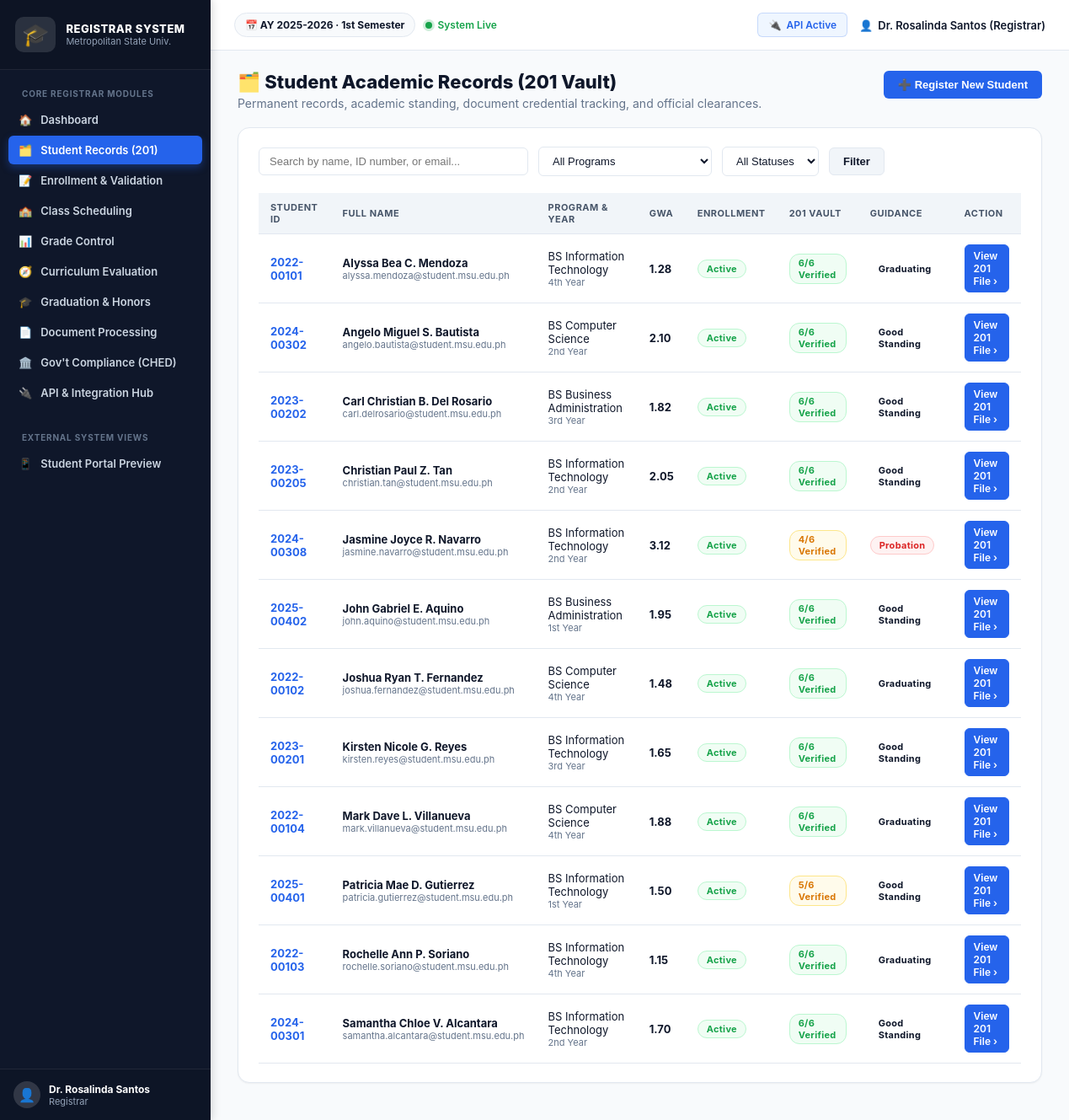
The app's page /student_records.php with its own data.
### tables this page shows
CREATE TABLE `settings` (
  `key` varchar(50) NOT NULL,
  `value` text NOT NULL,
  `description` varchar(255) DEFAULT NULL,
  PRIMARY KEY (`key`)
);

CREATE TABLE `student_profile` (
  `user_id` int(11) NOT NULL,
  `program` varchar(100) NOT NULL DEFAULT 'BS Information Technology',
  `year_level` varchar(50) NOT NULL DEFAULT '1st Year',
  `curriculum_year` varchar(20) NOT NULL DEFAULT '2023-2027',
  `average_grade` decimal(4,2) DEFAULT NULL,
  `academic_status` enum('Good Standing','Probation','Graduating','Graduated','Disqualified') NOT NULL DEFAULT 'Good Standing',
  `enrollment_status` enum('Active','On-Leave','Dropped','Dismissed','Graduated') NOT NULL DEFAULT 'Active',
  `completed_units` int(11) NOT NULL DEFAULT 0,
  `units_remaining` int(11) NOT NULL DEFAULT 144,
  `guidance_clearance_status` enum('Cleared','Pending','Flagged') NOT NULL DEFAULT 'Cleared',
  `guidance_notes` text DEFAULT NULL,
  `contact_number` varchar(30) DEFAULT NULL,
  `address` text DEFAULT NULL,
  `birth_date` date DEFAULT NULL,
  `gender` enum('Male','Female') NOT NULL DEFAULT 'Female',
  PRIMARY KEY (`user_id`),
  CONSTRAINT `student_profile_ibfk_1` FOREIGN KEY (`user_id`) REFERENCES `user` (`id`) ON DELETE CASCADE
);

CREATE TABLE `user` (
  `id` int(11) NOT NULL AUTO_INCREMENT,
  `student_id_number` varchar(30) DEFAULT NULL,
  `name` varchar(150) NOT NULL,
  `email` varchar(150) NOT NULL,
  `password` varchar(255) NOT NULL,
  `role` enum('admin','registrar','student','faculty','guidance') NOT NULL DEFAULT 'student',
  `status` enum('active','inactive') NOT NULL DEFAULT 'active',
  `created_at` datetime NOT NULL DEFAULT current_timestamp(),
  PRIMARY KEY (`id`),
  UNIQUE KEY `email` (`email`),
  UNIQUE KEY `student_id_number` (`student_id_number`)
);

### student_records.php (the view, shortened to what this page needs)
<?php
require 'config.php';
$viewId = isset($_GET['id']) ? (int) $_GET['id'] : 0;
if ($viewId === 0) {
    $q = trim($_GET['q'] ?? '');
    $sql = "SELECT u.id, u.student_id_number, u.name, u.email, sp.program, sp.year_level, sp.enrollment_status, sp.academic_status, sp.average_grade,
                   (SELECT COUNT(*) FROM document_credentials dc WHERE dc.student_id = u.id AND dc.status = 'Verified') AS verified_count,
                   (SELECT COUNT(*) FROM document_credentials dc WHERE dc.student_id = u.id) AS total_docs
            FROM `user` u
            LEFT JOIN student_profile sp ON sp.user_id = u.id
            WHERE u.role = 'student'";
    $params = [];
    $sql .= " ORDER BY u.name ASC";
    $stmt = $pdo->prepare($sql);
    $stmt->execute($params);
    $students = $stmt->fetchAll();
}
?>
<!doctype html>
<html lang="en">
<head>
  <link rel="stylesheet" href="dashboard.css">
</head>
<body class="dashboard-body">
  <?php render_sidebar('student_records.php'); ?>
  <div class="dash-main">
    <?php render_topbar($pdo, 'Student Records (201 File)'); ?>
    <div class="dash-content">
      <?php if ($viewId === 0): ?>
        <div class="dash-heading-row">
          <div>
            <h1 class="dash-heading">🗂️ Student Academic Records (201 Vault)</h1>
            <p class="dash-subheading">Permanent records, academic standing, document credential tracking, and official clearances.</p>
          </div>
          <div>
            <button class="btn btn-primary" onclick="document.getElementById('newStudentModal').style.display='block'">➕ Register New Student</button>
          </div>
        </div>
        <div class="dash-panel">
          <form method="get" class="search-bar" style="flex-wrap:wrap;gap:12px;margin-bottom:20px;">
            <input type="text" name="q" placeholder="Search by name, ID number, or email..." value="<?php echo htmlspecialchars($q); ?>" style="flex:1;min-width:250px;">
            <select name="program" style="width:auto;min-width:200px;">
              <option value="">All Programs</option>
            </select>
            <select name="status" style="width:auto;">
              <option value="">All Statuses</option>
            </select>
            <button type="submit" class="btn btn-secondary">Filter</button>
          </form>
          <?php if (!$students): ?>
            <div style="text-align:center;padding:40px;color:#64748b;">
              <p style="font-size:16px;margin:0;">No student records found matching the query.</p>
            </div>
          <?php else: ?>
            <div class="table-responsive">
              <table class="table-simple">
                <thead>
                  <tr>
                    <th>Student ID</th>
                    <th>Full Name</th>
                    <th>Program &amp; Year</th>
                    <th>GWA</th>
                    <th>Enrollment</th>
                    <th>201 Vault</th>
                    <th>Guidance</th>
                    <th>Action</th>
                  </tr>
                </thead>
                <tbody>
                  <?php foreach ($students as $s):
                    $vaultRatio = ($s['total_docs'] > 0) ? "{$s['verified_count']}/{$s['total_docs']}" : "0/0";
                    $isComplete = ($s['total_docs'] > 0 && $s['verified_count'] === $s['total_docs']);
                  ?>
                  <tr>
                    <td><strong style="color:var(--accent);"><?php echo htmlspecialchars($s['student_id_number'] ?: 'NO-ID'); ?></strong></td>
                    <td>
                      <div style="font-weight:700;"><?php echo htmlspecialchars($s['name']); ?></div>
                      <div style="font-size:11px;color:#64748b;"><?php echo htmlspecialchars($s['email']); ?></div>
                    </td>
                    <td>
                      <div><?php echo htmlspecialchars($s['program'] ?? 'Not set'); ?></div>
                      <div style="font-size:11px;color:#64748b;"><?php echo htmlspecialchars($s['year_level'] ?? '1st Year'); ?></div>
                    </td>
                    <td><strong><?php echo $s['average_grade'] ? number_format((float)$s['average_grade'], 2) : '—'; ?></strong></td>
                    <td><span class="badge badge-<?php echo strtolower(str_replace([' ', '-'], '_', $s['enrollment_status'] ?? 'active')); ?>"><?php echo htmlspecialchars($s['enrollment_status'] ?? 'Active'); ?></span></td>
                    <td>
                      <span class="badge <?php echo $isComplete ? 'badge-verified' : 'badge-pending'; ?>">
                        <?php echo $vaultRatio; ?> verified
                      </span>
                    </td>
                    <td><span class="badge badge-<?php echo strtolower($s['academic_status'] ?? 'good_standing'); ?>"><?php echo htmlspecialchars($s['academic_status'] ?? 'Good Standing'); ?></span></td>
                    <td>
                      <a href="student_records.php?id=<?php echo $s['id']; ?>" class="btn-small primary">View 201 File ›</a>
                    </td>
                  </tr>
                  <?php endforeach; ?>
                </tbody>
              </table>
            </div>
          <?php endif; ?>
        </div>
      <?php endif; ?>
    </div>
  </div>
</body>
</html>

### config.php (shortened to what this page needs)
<?php
function get_setting(PDO $pdo, string $key, string $default = ''): string
{
    $stmt = $pdo->prepare("SELECT `value` FROM `settings` WHERE `key` = ?");
    $stmt->execute([$key]);
    $val = $stmt->fetchColumn();
    $result = ($val !== false && $val !== null) ? (string)$val : $default;
    return $result;
}
function render_sidebar(string $activePage): void
{
    $navItems = [
        ['file' => 'admin_dashboard.php',        'icon' => '🏠', 'label' => 'Dashboard'],
        ['file' => 'student_records.php',        'icon' => '🗂️', 'label' => 'Student Records (201)'],
        ['file' => 'enrollment_validation.php',  'icon' => '📝', 'label' => 'Enrollment & Validation'],
        ['file' => 'class_scheduling.php',       'icon' => '🏫', 'label' => 'Class Scheduling'],
        ['file' => 'grade_control.php',          'icon' => '📊', 'label' => 'Grade Control'],
        ['file' => 'curriculum_evaluation.php',  'icon' => '🧭', 'label' => 'Curriculum Evaluation'],
        ['file' => 'graduation_audit.php',       'icon' => '🎓', 'label' => 'Graduation & Honors'],
        ['file' => 'document_processing.php',    'icon' => '📄', 'label' => 'Document Processing'],
        ['file' => 'government_compliance.php',  'icon' => '🏛️', 'label' => 'Gov\'t Compliance (CHED)'],
        ['file' => 'integration_hub.php',        'icon' => '🔌', 'label' => 'API & Integration Hub'],
    ];
    $currentUser = $_SESSION['user_name'] ?? 'Registrar';
    $role = $_SESSION['user_role'] ?? 'registrar';
    echo '<aside class="dash-sidebar">';
    echo '  <div class="dash-brand">';
    echo '    <span class="cap-logo">🎓</span>';
    echo '    <div class="brand-text">';
    echo '      <div class="brand-title">REGISTRAR SYSTEM</div>';
    echo '      <div class="brand-sub">Metropolitan State Univ.</div>';
    echo '    </div>';
    echo '  </div>';
    echo '  <nav class="dash-nav">';
    echo '    <div class="nav-section-title">CORE REGISTRAR MODULES</div>';
    foreach ($navItems as $item) {
        $isActive = ($activePage === $item['file']) ? ' active' : '';
        echo '    <a href="' . htmlspecialchars($item['file']) . '" class="' . $isActive . '">';
        echo '      <span class="ic">' . $item['icon'] . '</span> ' . htmlspecialchars($item['label']);
        echo '    </a>';
    }
    echo '    <div class="nav-section-title" style="margin-top:14px;">EXTERNAL SYSTEM VIEWS</div>';
    $studActive = ($activePage === 'student_dashboard.php') ? ' active' : '';
    echo '    <a href="student_dashboard.php" class="' . $studActive . '">';
    echo '      <span class="ic">📱</span> Student Portal Preview';
    echo '    </a>';
    echo '  </nav>';
    echo '  <div class="dash-sidebar-footer">';
    echo '    <div class="user-chip">';
    echo '      <div class="avatar-circle">👤</div>';
    echo '      <div class="user-info">';
    echo '        <div class="user-name">' . htmlspecialchars($currentUser) . '</div>';
    echo '        <div class="user-role">' . htmlspecialchars(ucfirst($role)) . '</div>';
    echo '      </div>';
    echo '    </div>';
    echo '  </div>';
    echo '</aside>';
}
function render_topbar(PDO $pdo, string $title = 'Registrar Portal'): void
{
    $sy = get_setting($pdo, 'current_school_year', '2025-2026');
    $sem = get_setting($pdo, 'current_semester', '1st Semester');
    $userName = $_SESSION['user_name'] ?? 'Registrar';
    $role = $_SESSION['user_role'] ?? 'registrar';
    echo '<header class="dash-topbar">';
    echo '  <div class="topbar-left">';
    echo '    <span class="term-pill">📅 AY ' . htmlspecialchars($sy) . ' &middot; ' . htmlspecialchars($sem) . '</span>';
    echo '    <span class="system-status-indicator"><span class="pulse-dot"></span> System Live</span>';
    echo '  </div>';
    echo '  <div class="dash-right">';
    echo '    <a href="integration_hub.php" class="topbar-btn" title="API Status"><span class="ic">🔌</span> API Active</a>';
    echo '    <span class="user-badge"><span class="avatar-sm">👤</span> ' . htmlspecialchars($userName) . ' (' . htmlspecialchars(ucfirst($role)) . ')</span>';
    echo '  </div>';
    echo '</header>';
}

### records on screen
settings: value "2025-2026"
settings: value "1st Semester"
student_profile: user_id.student_id_number "2022-00101", user_id.name "Alyssa Bea C. Mendoza", user_id.email "alyssa.mendoza@student.msu.edu.ph", program "BS Information Technology", year_level "4th Year", average_grade "1.28", enrollment_status "Active", vaultRatio "6/6", academic_status "Graduating"
student_profile: user_id.student_id_number "2024-00302", user_id.name "Angelo Miguel S. Bautista", user_id.email "angelo.bautista@student.msu.edu.ph", program "BS Computer Science", year_level "2nd Year", average_grade "2.10", enrollment_status "Active", vaultRatio "6/6", academic_status "Good Standing"
student_profile: user_id.student_id_number "2023-00202", user_id.name "Carl Christian B. Del Rosario", user_id.email "carl.delrosario@student.msu.edu.ph", program "BS Business Administration", year_level "3rd Year", average_grade "1.82", enrollment_status "Active", vaultRatio "6/6", academic_status "Good Standing"
student_profile: user_id.student_id_number "2023-00205", user_id.name "Christian Paul Z. Tan", user_id.email "christian.tan@student.msu.edu.ph", program "BS Information Technology", year_level "2nd Year", average_grade "2.05", enrollment_status "Active", vaultRatio "6/6", academic_status "Good Standing"
student_profile: user_id.student_id_number "2024-00308", user_id.name "Jasmine Joyce R. Navarro", user_id.email "jasmine.navarro@student.msu.edu.ph", program "BS Information Technology", year_level "2nd Year", average_grade "3.12", enrollment_status "Active", vaultRatio "4/6", academic_status "Probation"
student_profile: user_id.student_id_number "2025-00402", user_id.name "John Gabriel E. Aquino", user_id.email "john.aquino@student.msu.edu.ph", program "BS Business Administration", year_level "1st Year", average_grade "1.95", enrollment_status "Active", vaultRatio "6/6", academic_status "Good Standing"
student_profile: user_id.student_id_number "2022-00102", user_id.name "Joshua Ryan T. Fernandez", user_id.email "joshua.fernandez@student.msu.edu.ph", program "BS Computer Science", year_level "4th Year", average_grade "1.48", enrollment_status "Active", vaultRatio "6/6", academic_status "Graduating"
student_profile: user_id.student_id_number "2023-00201", user_id.name "Kirsten Nicole G. Reyes", user_id.email "kirsten.reyes@student.msu.edu.ph", program "BS Information Technology", year_level "3rd Year", average_grade "1.65", enrollment_status "Active", vaultRatio "6/6", academic_status "Good Standing"
student_profile: user_id.student_id_number "2022-00104", user_id.name "Mark Dave L. Villanueva", user_id.email "mark.villanueva@student.msu.edu.ph", program "BS Computer Science", year_level "4th Year", average_grade "1.88", enrollment_status "Active", vaultRatio "6/6", academic_status "Graduating"
student_profile: user_id.student_id_number "2025-00401", user_id.name "Patricia Mae D. Gutierrez", user_id.email "patricia.gutierrez@student.msu.edu.ph", program "BS Information Technology", year_level "1st Year", average_grade "1.50", enrollment_status "Active", vaultRatio "5/6", academic_status "Good Standing"
student_profile: user_id.student_id_number "2022-00103", user_id.name "Rochelle Ann P. Soriano", user_id.email "rochelle.soriano@student.msu.edu.ph", program "BS Information Technology", year_level "4th Year", average_grade "1.15", enrollment_status "Active", vaultRatio "6/6", academic_status "Graduating"
student_profile: user_id.student_id_number "2024-00301", user_id.name "Samantha Chloe V. Alcantara", user_id.email "samantha.alcantara@student.msu.edu.ph", program "BS Information Technology", year_level "2nd Year", average_grade "1.70", enrollment_status "Active", vaultRatio "6/6", academic_status "Good Standing"

### other values on screen
$item['icon'] "🏠"
$item['label'] "Dashboard"
$item['icon'] "🗂️"
$item['label'] "Student Records (201)"
$item['icon'] "📝"
$item['label'] "Enrollment & Validation"
$item['icon'] "🏫"
$item['label'] "Class Scheduling"
$item['icon'] "📊"
$item['label'] "Grade Control"
$item['icon'] "🧭"
$item['label'] "Curriculum Evaluation"
$item['icon'] "🎓"
$item['label'] "Graduation & Honors"
$item['icon'] "📄"
